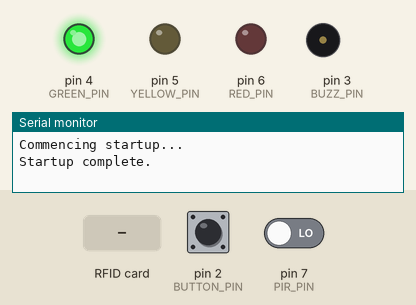
This sketch was run on a simulated Arduino Uno, built with avr-gcc and run on an emulated ATmega328P. Parts: output pins drawn as LEDs (lit = HIGH), buzzer (waves = sounding, pin HIGH), the last lines printed to the serial monitor. The test bench sets the inputs (shaded band); at power-on: pin 2 (BUTTON_PIN) LOW, pin 7 (PIR_PIN) LOW. Pins used as bus, display or sensor lines are not drawn.

Above: at 1.2 s.
1.3 s: pin 2 (BUTTON_PIN) pulled HIGH for 0.15 s
At 2.3 s:
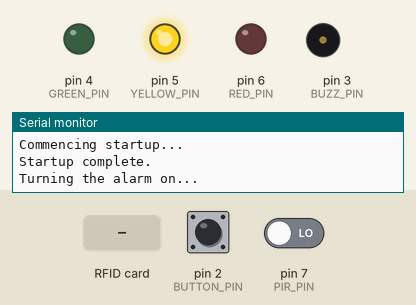
2.9 s: pin 7 (PIR_PIN) driven HIGH
5.9 s: RFID card 16 9E 8D 8D held to the reader
At 6.9 s:
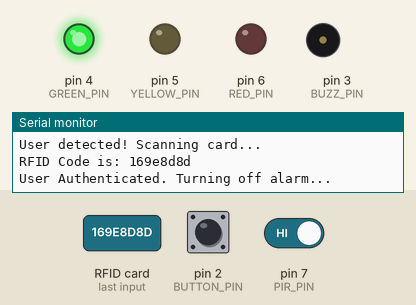
7.4 s: pin 2 (BUTTON_PIN) pulled HIGH for 1 s
At 11.2 s:
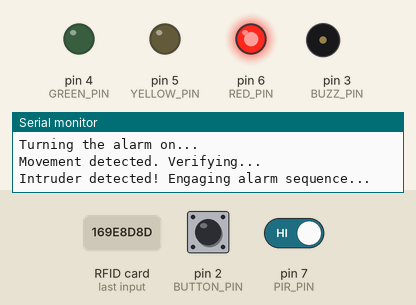
11.4 s: RFID card 5E 7A 19 C4 held to the reader
Timing chart, 0 to 14.2 s (numbered marks = the images above; inputs shaded):
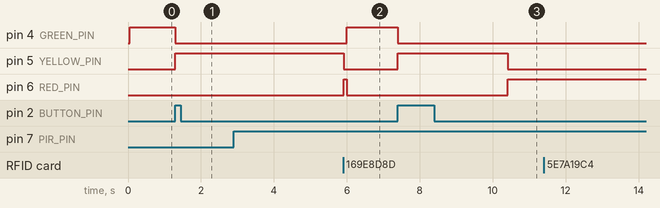

Measured:
- after the input at 1.3 s, pin 4 (GREEN_PIN): HIGH → LOW at once; pin 5 (YELLOW_PIN): LOW → HIGH at once
- after the input at 5.9 s, pin 4 (GREEN_PIN): LOW → HIGH after 0.09 s
- after the input at 7.4 s, pin 4 (GREEN_PIN): HIGH → LOW at once; pin 5 (YELLOW_PIN): LOW → HIGH at once, → LOW 3.0 s later; pin 6 (RED_PIN): LOW → HIGH after 3.0 s

The sketch:

Final_result.ino
```cpp
#include <MFRC522.h>
#include <SPI.h>

// Declare the pins used by the RFID Scanner
#define SS_PIN 10
#define RST_PIN 9
MFRC522 mfrc522(SS_PIN, RST_PIN);

// Declare the I/O pins
#define PIR_PIN 7
#define RED_PIN 6
#define YELLOW_PIN 5
#define GREEN_PIN 4
#define BUZZ_PIN 3
#define BUTTON_PIN 2


void setup() {
  // Start the Serial monitor for debugging
  Serial.begin(9600);
  Serial.println("Commencing startup...");

  // Initiate the RFID scanner and the method of communicating with it
  SPI.begin();
  mfrc522.PCD_Init();

  // Declare all the inputs and outputs (LEDs, Buzzer, & Button)
  pinMode(RED_PIN, OUTPUT);
  pinMode(YELLOW_PIN, OUTPUT);
  pinMode(GREEN_PIN, OUTPUT);
  pinMode(BUZZ_PIN, OUTPUT);
  pinMode(PIR_PIN, INPUT);
  pinMode(BUTTON_PIN, INPUT);
  // Start with only the green light on
  digitalWrite(RED_PIN, LOW);
  digitalWrite(YELLOW_PIN, LOW);
  digitalWrite(GREEN_PIN, HIGH);

  Serial.println("Startup complete.");
}

int pir_state = 0;
bool primed = false; // Turn the alarm system on or off
bool alarm = false; // Whether the alarm should be triggered and running right now

bool search_movement = false; // If alarm detects movement, wait a bit before activating alarm
unsigned long time_stamp = 0;

int button_state = 0; // Store the input from button press

String RFID_code; // To store the RFID code of a scanned card

void loop() {
  if(!primed) {
    button_state = digitalRead(BUTTON_PIN);
    if(button_state == HIGH) {
      Serial.println("Turning the alarm on...");
      primed = true;
      digitalWrite(GREEN_PIN, LOW);
      digitalWrite(YELLOW_PIN, HIGH);
    }
  } else { // The alarm is ON

    // Check for movement and act upon it
    pir_state = digitalRead(PIR_PIN);
    if(alarm == true) {
      // There's an alarm! Ring the bells
      digitalWrite(BUZZ_PIN, HIGH);
      delay(2);
      digitalWrite(BUZZ_PIN, LOW);
      delay(2);
    } else if(pir_state == HIGH && search_movement == true && millis()-time_stamp > 3000) {
      // Movement has been detected 1s ago and there is still movement
      // Also start the alarm
      alarm = true;
      Serial.println("Intruder detected! Engaging alarm sequence...");
      digitalWrite(RED_PIN, HIGH);
      digitalWrite(YELLOW_PIN, LOW);
      digitalWrite(GREEN_PIN, LOW);

      digitalWrite(BUZZ_PIN, HIGH);
      delay(2);
      digitalWrite(BUZZ_PIN, LOW);
      delay(2);
    } else if(pir_state == LOW && search_movement == true && millis()-time_stamp > 3000) {
      // False alarm - after waiting a second there's no longer any movement
      Serial.println("No more movement found. Disengaging...");
      search_movement = false;
    } else if(pir_state == HIGH && search_movement == false) {
      // Movement has been detected for the first time - start the wait
      Serial.println("Movement detected. Verifying...");
      search_movement = true;
      time_stamp = millis();
    }

    // Check for card scans & authentication
    if(mfrc522.PICC_IsNewCardPresent() && mfrc522.PICC_ReadCardSerial()) { // A new card is available to read!
      Serial.println("User detected! Scanning card...");
      RFID_code = "";
      for(byte i=0; i<4; i++) {
        RFID_code.concat(String(mfrc522.uid.uidByte[i], HEX));
      }
      Serial.println("RFID Code is: " + RFID_code);
      if(RFID_code == "169e8d8d") { // Change the string in "" to the one specific to your RFID card
        // The person is authenticated, turn off the alarm
        Serial.println("User Authenticated. Turning off alarm...");
        primed = false;
        alarm = false;
        search_movement = false;
        digitalWrite(RED_PIN, LOW);
        digitalWrite(YELLOW_PIN, LOW);
        digitalWrite(GREEN_PIN, HIGH);
      } else {
        Serial.println("User not recognized. Please try again.");
      }
    }
  }
}
```
